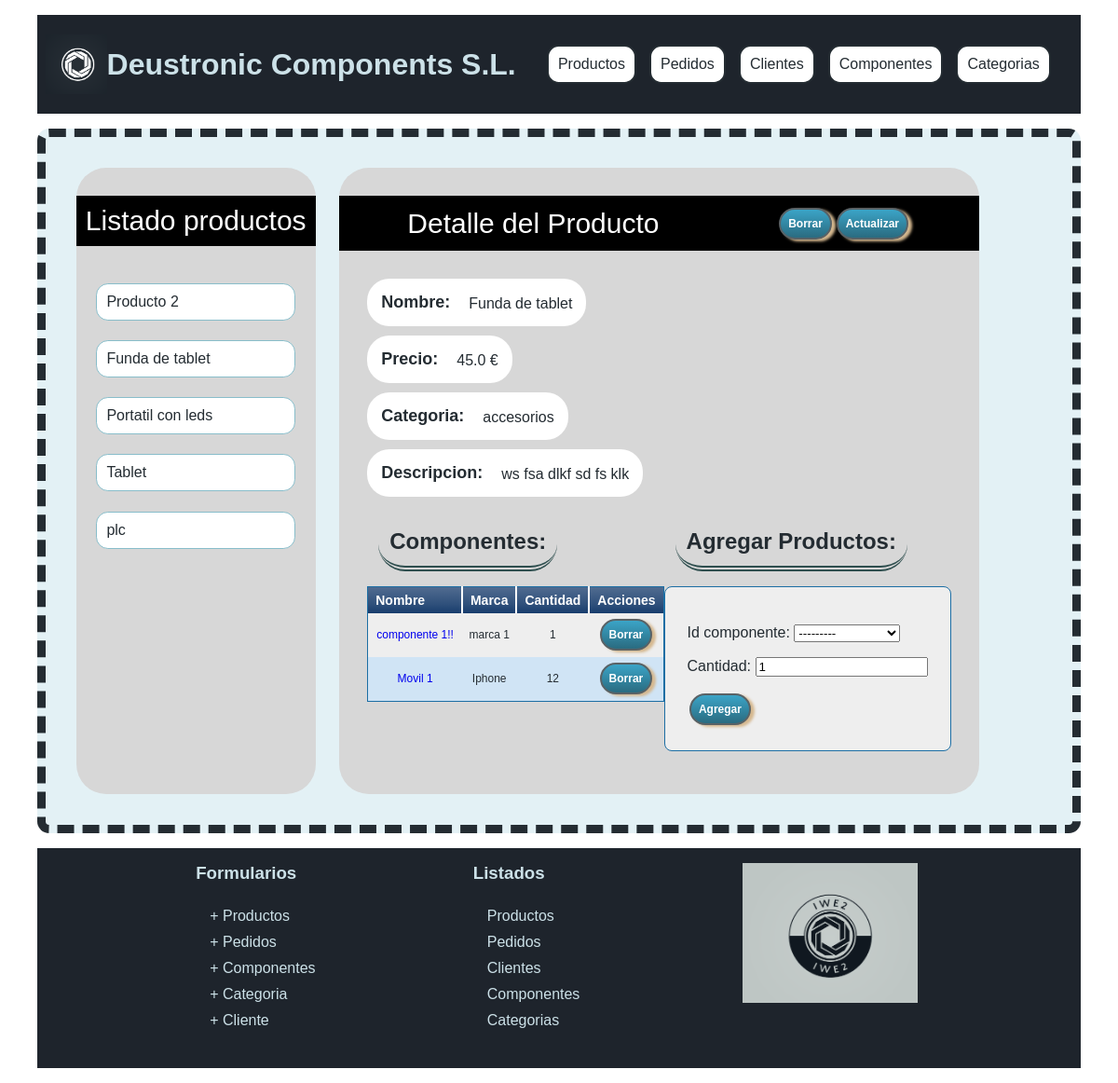
The page /appProyecto/productos/2/ on the database as committed earlier.
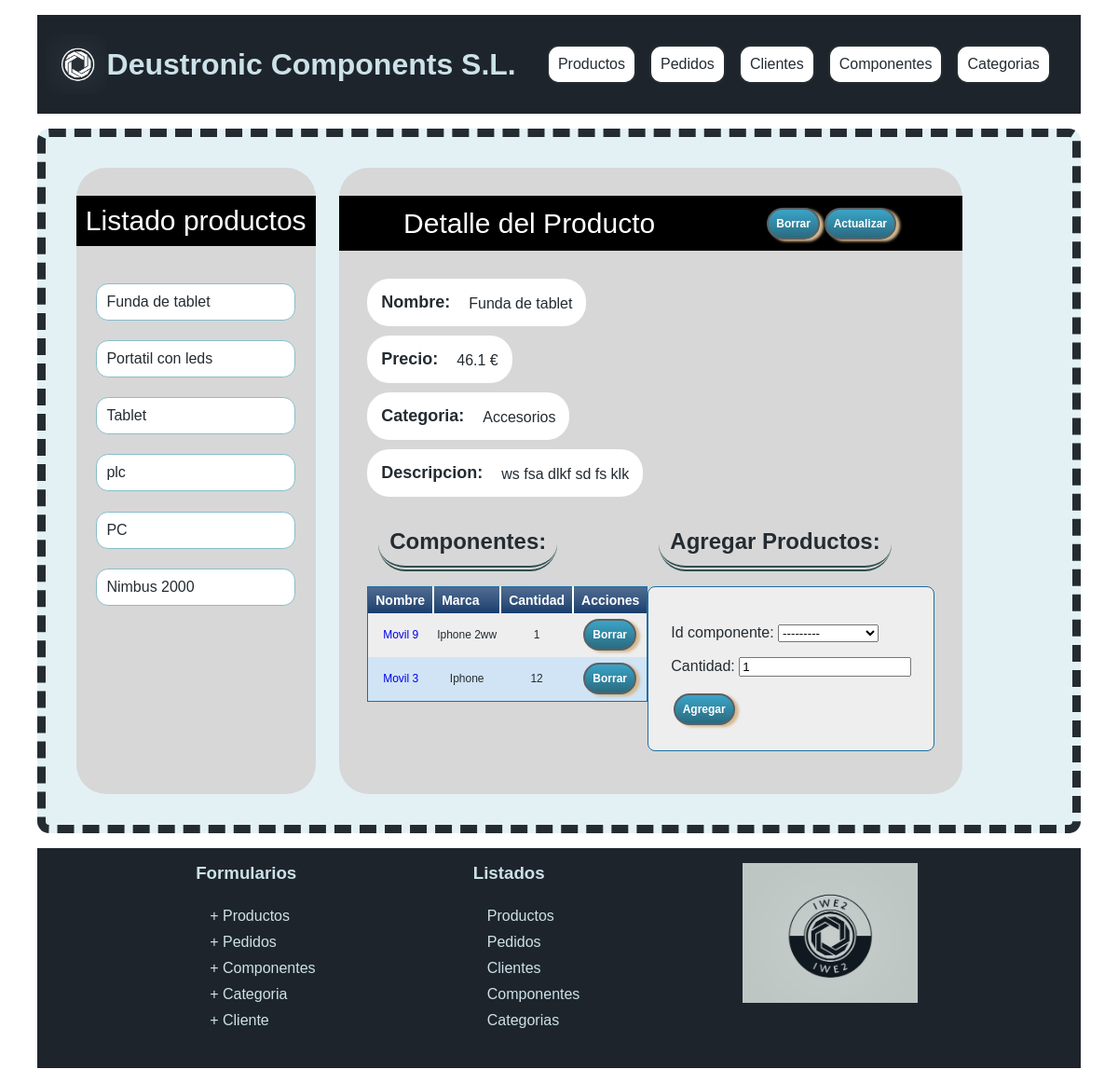
The same page on the database as committed later.
### appProyecto/models.py (models this page shows, shortened)
class Producto(models.Model):
    precio = models.FloatField(
        default=0,
        validators=[
            MinValueValidator(0)
        ]
     )
    nombre = models.CharField(max_length=200)
    descripcion = models.CharField(max_length=1000)
    categoria = models.ForeignKey(Categoria, on_delete=models.CASCADE)
    componente = models.ManyToManyField(Componente, through="Elemento")

class Categoria(models.Model):
    descripcion = models.CharField(max_length=1000)
    nombre = models.CharField(max_length=100, unique=True)
    def __str__(self):
        return self.nombre

class Elemento(models.Model):
    id_producto = models.ForeignKey(Producto, on_delete=models.CASCADE)
    id_componente = models.ForeignKey(Componente, on_delete=models.CASCADE)
    cantidad = models.IntegerField(
        default=1,
        validators=[
            MinValueValidator(1)
        ]
     )
    class Meta:
        unique_together = (('id_producto', 'id_componente'),)

class Componente(models.Model):
    nombre = models.CharField(max_length=200)
    marca = models.CharField(max_length=200)
    def __str__(self):
        return self.nombre

### appProyecto/views.py (the view, shortened to what this page needs)
class ProductoDetailView(DetailView):
    model = Producto
    def get_context_data(self, **kwargs):
        context = super().get_context_data(**kwargs)
        context['elementos'] = self.object.elemento_set.all()
        context['form'] = ElementoForm(initial={'id_producto': self.object})
        context['listaTodos'] = Producto.objects.all()
        return context

### appProyecto/forms.py
class ElementoForm(forms.ModelForm):
    class Meta:
        model = Elemento
        fields = ['id_componente', 'cantidad']
    def __init__(self, *args, **kwargs):
        producto = kwargs.pop('producto', None)
        super().__init__(*args, **kwargs)
        if producto:
            componenetes_en_producto = producto.componente.all()
            self.fields['id_pedido'].queryset = Componente.objects.exclude(
                id__in=componenetes_en_producto
            )

### appProyecto/templates/appProyecto/producto_detail.html (shortened to what this page needs)
{% extends "detalle.html" %}
{% block elemListado %}
productos {% endblock %}
{% block urlElemento %}
<a href="{% url 'detalle producto' p.pk %}">
  <li>{{ p.nombre }}</li>
</a>
{% endblock %} {% block detalle %} {% if producto %}
<div class="tituloProducto">
  Detalle del Producto
  <div class="barraBtn">
    <a href="/appProyecto/productos/{{producto.id}}/delete/" class="button">
      Borrar</a>
    <a href="/appProyecto/productos/{{producto.id}}/update/" class="button">
      Actualizar</a>
  </div>
</div>
<div class="datosProducto">
  <div class="propiedadProducto">
    <div class="tituloPropiedad">Nombre:</div>
    {{ producto.nombre}}
  </div>
  <div class="propiedadProducto">
    <div class="tituloPropiedad">Precio:</div>
    {{ producto.precio}} €
  </div>
  <div class="propiedadProducto">
    <div class="tituloPropiedad">Categoria:</div>
    {{ producto.categoria}}
  </div>
  <div class="propiedadProducto">
    <div class="tituloPropiedad">Descripcion:</div>
    {{ producto.descripcion}}
  </div>
  <div class="contenedorComponentes">
    <div class="elementoCompoenente">
      <h2>Componentes:</h2>
      <table class="paleBlueRows">
        <thead>
          <tr>
            <th>Nombre</th>
            <th>Marca</th>
            <th>Cantidad</th>
            <th>Acciones</th>
          </tr>
        </thead>
        <tbody>
          {% for elemento in elementos %}
          <tr>
            <td>
              <a href="{% url 'detalle componentes' elemento.id_componente.pk %}">
                {{ elemento.id_componente.nombre }}
              </a>
            </td>
            <td>{{ elemento.id_componente.marca }}</td>
            <td>{{ elemento.cantidad }}</td>
            <td>
              <form class="botones" action="{% url 'borrar elemento' elemento.pk %}" method="POST">
                <button type="submit" class="button">Borrar</button>
              </form>
            </td>
          </tr>
          {% endfor %}
        </tbody>
      </table>
    </div>
    <div class="elementoCompoenente">
      <h2>Agregar Productos:</h2>
      <form class="cuadroFormularios" method="post">
        {% csrf_token %} {{ form.errors }} {{ form.as_p }}
        <button type="submit">Agregar</button>
      </form>
    </div>
  </div>
</div>
{% else %}
<p>No existe este producto.</p>
{% endif %} {% endblock %}

### appProyecto/templates/detalle.html (shortened to what this page needs)
{% extends "base.html" %}
{% block contenido %}
<div class="contenedorPrincipal">
  <section class="navegadorProductos">
    <div class="tituloNavegadorProductos">
      Listado {% block elemListado %} {% endblock %}
    </div>
    <div class="listaProductos">
      <ul>
        {% for p in listaTodos %}
        {% block urlElemento %} {% endblock %}
      {% endfor %} </ul>
    </div>
  </section>
  <div class="descripcionProducto">
    {% block detalle %} {% endblock %}
</div>
</div>
{% endblock %}

### appProyecto/templates/base.html (shortened to what this page needs)
{% load static %}
<!DOCTYPE html>
<html lang="en">
<head>
  <link rel="stylesheet" href="{% static 'css/estilos.css' %}" />
</head>
<body>
  <header class="cabeceraflex">
    <a href="{% url 'inicio'%}" class="logoCabecera enlacesClaros">
      <div class="cabecera">
        <img src="{% static 'imagenes/miniLogo.png' %}" style="height: 4em" />
        <h1 style="text-decoration: none; margin: 0px; display: inline-block">
          Deustronic Components S.L.
        </h1>
      </div>
    </a>
    <div class="cabecera">
      <nav class="menu">
        <a class="enlace" href="{% url 'lista productos'  %}">Productos</a>
        <a class="enlace" href="{% url 'lista pedidos'  %}">Pedidos</a>
        <a class="enlace" href="{% url 'lista clientes'  %}">Clientes</a>
        <a class="enlace" href="{% url 'lista componentes'  %}">Componentes</a>
        <a class="enlace" href="{% url 'lista categorias'  %}">Categorias</a>
      </nav>
    </div>
  </header>
  <main>{% block contenido %}{% endblock %}</main>
  <footer class="flexFila">
    <div class="sociales-footer">
      <h3>Formularios</h3>
      <ul class="linksFooter">
        <li class="iconosRedes">
          <a class="LinkIiconosRedes enlacesClaros" href="{% url 'crear producto'  %}"><span>+ Productos</span></a>
        </li>
        <li class="iconosRedes">
          <a class="LinkIiconosRedes enlacesClaros" href="{% url 'crear pedido'  %}"><span>+ Pedidos</span></a>
        </li>
        <li class="iconosRedes">
          <a class="LinkIiconosRedes enlacesClaros" href="{% url 'crear componente'  %}"><span>+ Componentes</span></a>
        </li>
        <li class="iconosRedes">
          <a class="LinkIiconosRedes enlacesClaros" href="{% url 'crear categoria'  %}"><span>+ Categoria</span>
          </a>
        </li>
        <li class="iconosRedes">
          <a class="LinkIiconosRedes enlacesClaros" href="{% url 'crear cliente'  %}">
            <span>+ Cliente</span>
          </a>
        </li>
      </ul>
    </div>
    <div class="sociales-footer">
      <h3>Listados</h3>
      <ul class="linksFooter">
        <li class="iconosRedes">
          <a class="LinkIiconosRedes enlacesClaros" href="{% url 'lista productos'  %}"><span>Productos</span></a>
        </li>
        <li class="iconosRedes">
          <a class="LinkIiconosRedes enlacesClaros" href="{% url 'lista pedidos'  %}"><span>Pedidos</span></a>
        </li>
        <li class="iconosRedes">
          <a class="LinkIiconosRedes enlacesClaros" href="{% url 'lista clientes'  %}"><span>Clientes</span></a>
        </li>
        <li class="iconosRedes">
          <a class="LinkIiconosRedes enlacesClaros" href="{% url 'lista componentes'  %}"><span>Componentes</span></a>
        </li>
        <li class="iconosRedes">
          <a class="LinkIiconosRedes enlacesClaros" href="{% url 'lista categorias'  %}">Categorias</a>
        </li>
      </ul>
    </div>
    <div id="cuadroFooterLogo" class="sociales-footer">
      <a class="enlacesClaros" href="{% url 'inicio'%}"><img id="logoCompleto"
          src="{% static 'imagenes/logoCompleto.png' %}" alt="logo completo" />
      </a>
    </div>
  </footer>
</body>
</html>

Rows that differ between the two databases and show on the page:
removed Producto: nombre "Producto 2"
removed Elemento: id_componente.nombre "componente 1!!", id_componente.marca "marca 1", cantidad "1"
changed Producto "Funda de tablet": precio "45.0" → "46.1"; categoria "accesorios" → "Accesorios"
added Producto: nombre "PC"
added Producto: nombre "Nimbus 2000"
added Elemento: id_componente.nombre "Movil 9", id_componente.marca "Iphone 2ww", cantidad "1"
changed through a linked row, Elemento "Iphone": id_componente.nombre "Movil 1" → "Movil 3"
